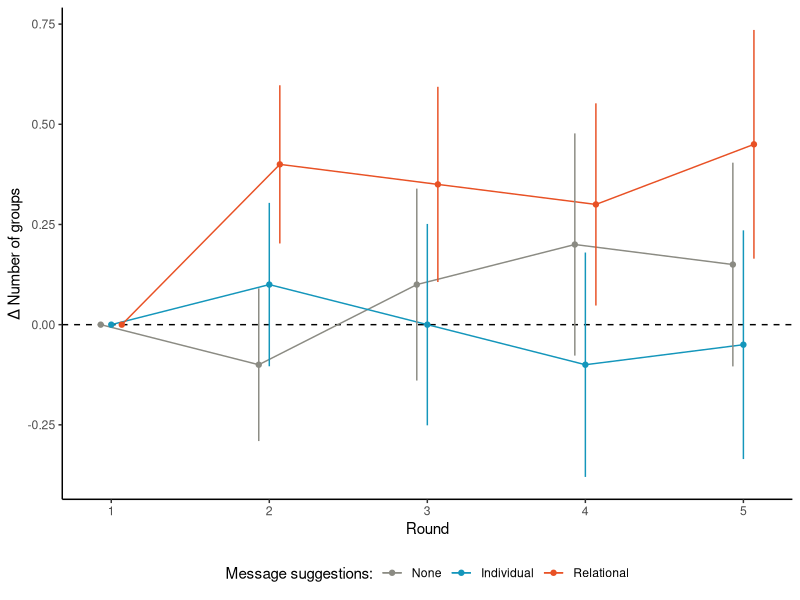

This figure's R source:
library(dplyr)
library(ggplot2)
conditions <- c('control','personal','relational-static')
pal <- setNames(c('#8b8b83','#1496BB','#E85125'), conditions)

d <- read.csv('./csv/RoomData.csv') %>%
  filter(Condition %in% conditions, GroupSize >= 1) %>%
  group_by(SessionID, Condition, RoundID) %>%
  summarise(groups = n_distinct(RoomID), .groups='drop') %>%
  group_by(SessionID) %>%
  mutate(delta = groups - groups[RoundID == 1][1]) %>% ungroup() %>%
  mutate(Condition=factor(Condition, levels=conditions), t=RoundID-1,
         individual=as.integer(Condition=='personal'), relational=as.integer(Condition=='relational-static'))

fit <- lm(delta ~ 0 + t + t:individual + t:relational, data=d)

print(summary(fit)); print(confint(fit))

print(ggplot(d,aes(RoundID,delta,colour=Condition)) +
  geom_hline(yintercept=0,linetype=2) +
  stat_summary(fun=mean,geom='line',position=position_dodge(.2)) +
  stat_summary(fun=mean,geom='point',position=position_dodge(.2)) +
  stat_summary(fun.data=mean_se,geom='errorbar',width=0,position=position_dodge(.2)) +
  scale_colour_manual(values=pal,labels=c('None','Individual','Relational')) +
  scale_x_continuous(breaks=1:5) + labs(x='Round',y='Δ Number of groups',colour='Message suggestions:') +
  theme_classic() + theme(legend.position='bottom'))
